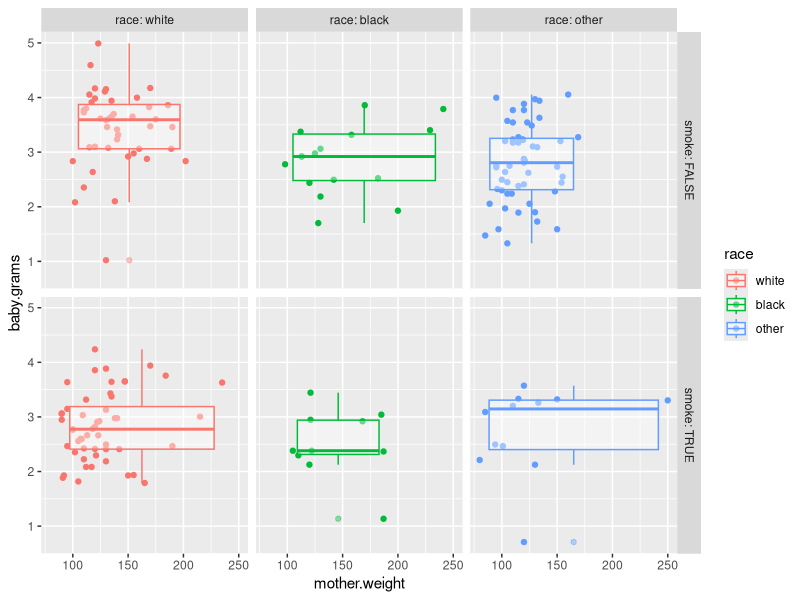
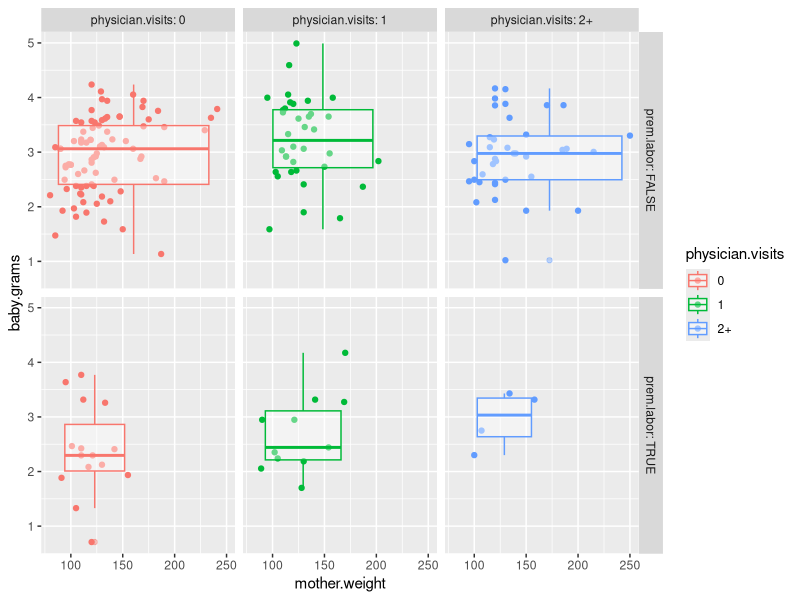
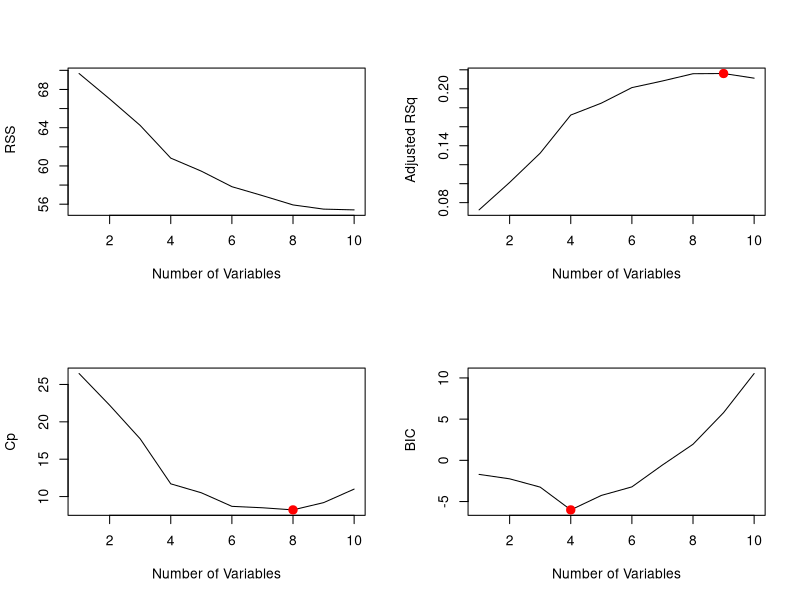
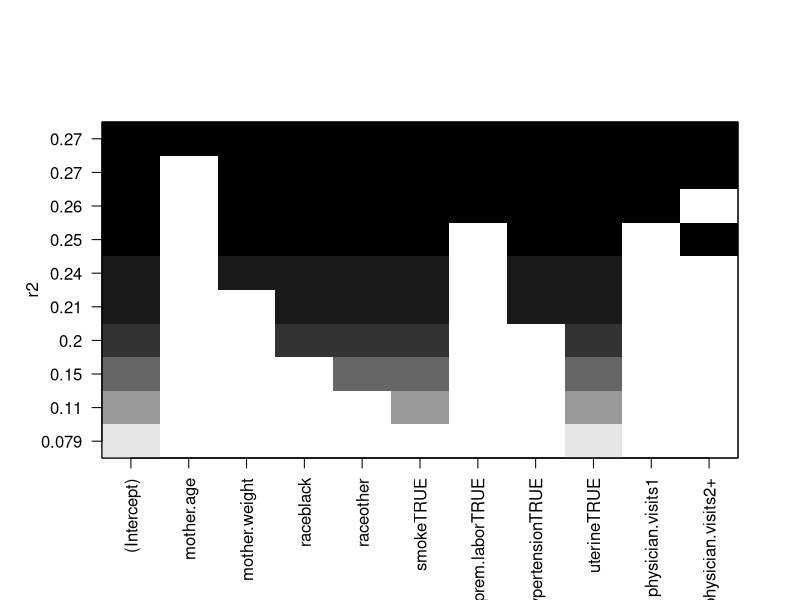
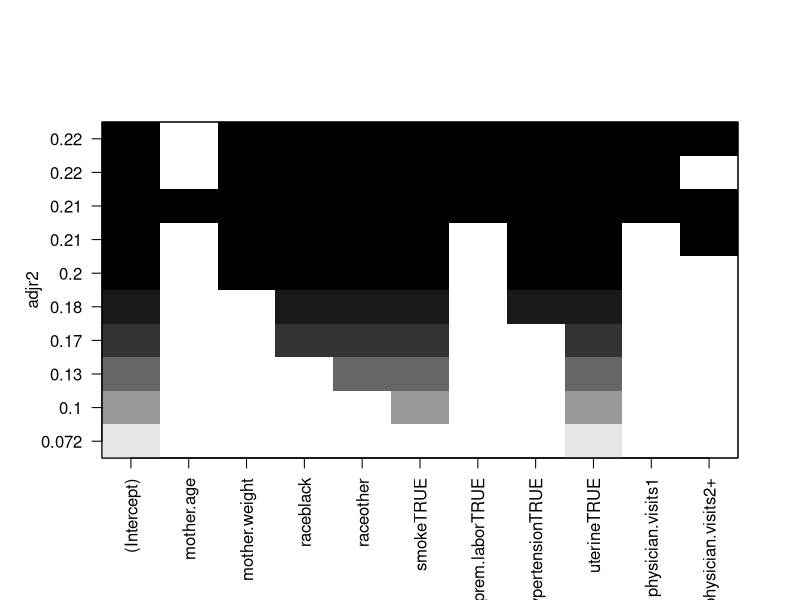
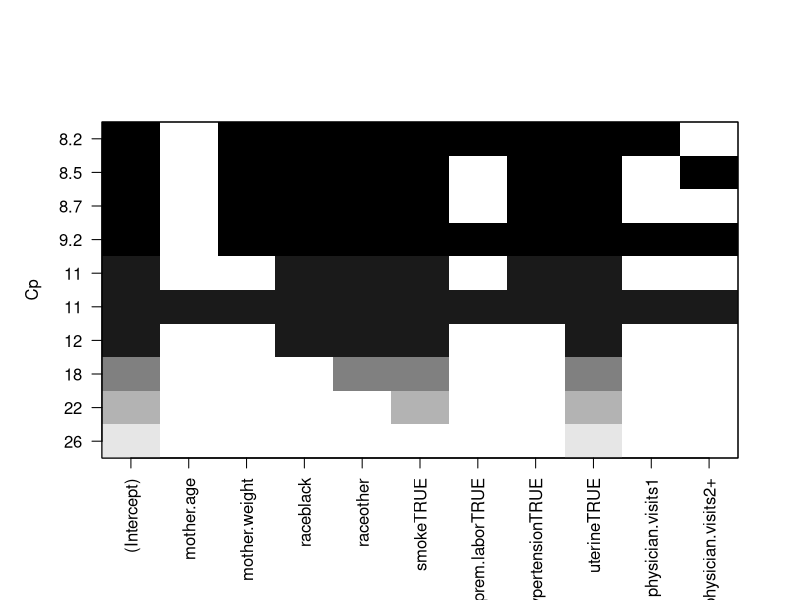
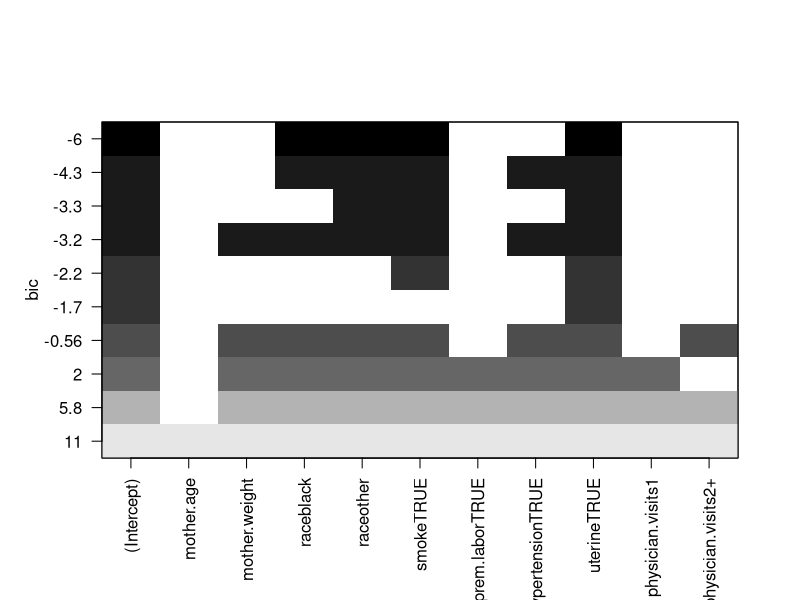
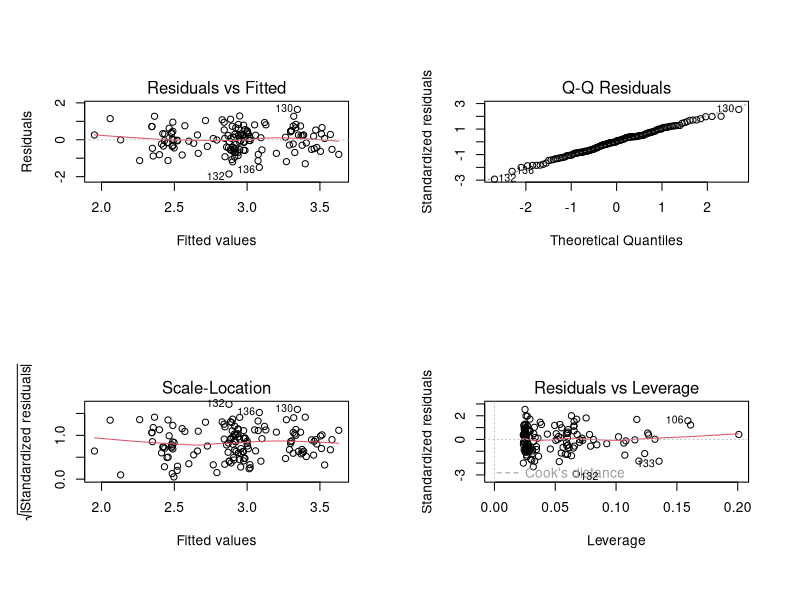

These charts were generated, in order, by the following R code: (Note: this script raises an error after producing the figures.)
## ---- chunk 1
library(MASS)
data(birthwt)
bwt.grams <- with(birthwt, {
  bwt <- bwt/1000
  race <- factor(race, labels = c("white", "black", "other"))
  ptd <- factor(ptl > 0)
  ftv <- factor(ftv)
  levels(ftv)[-(1:2)] <- "2+"
  data.frame(bwt, age, lwt, race, smoke = (smoke > 0),
             ptd, ht = (ht > 0), ui = (ui > 0), ftv)
})
colnames(bwt.grams) <- c("baby.grams", "mother.age", 
                       "mother.weight", "race",
                       "smoke", "prem.labor", 
                       "hypertension", "uterine",
                       "physician.visits")
summary(bwt.grams)
## ---- chunk 2
cor(bwt.grams[,1:3])
## ---- chunk 3
library(ggplot2)
bw <- ggplot(bwt.grams, aes(mother.weight, baby.grams, colour = race)) + geom_point()
bw + geom_boxplot(alpha = 0.4) + facet_grid(smoke ~ race, scales = "fixed", labeller = label_both)
## ---- chunk 4
bw <- ggplot(bwt.grams, aes(mother.weight, baby.grams, colour = physician.visits)) + geom_point()
bw + geom_boxplot(alpha = 0.4) + facet_grid(prem.labor ~ physician.visits, scales = "fixed", labeller = label_both)
## ---- chunk 5
set.seed(1)
train <- sample(1:nrow(bwt.grams), floor(0.75*nrow(bwt.grams)))
bwt.grams.train <- bwt.grams[train,]
bwt.grams.test <- bwt.grams[-train,]
## ---- chunk 6
library (leaps)
regfit.full=regsubsets(baby.grams~., bwt.grams.train, nvmax =19)
reg.summary = summary(regfit.full)
par(mfrow =c(2,2))
plot(reg.summary$rss ,xlab=" Number of Variables ",ylab=" RSS", type="l")
plot(reg.summary$adjr2 ,xlab =" Number of Variables ", ylab=" Adjusted RSq",type="l")
max.adjr2=which.max (reg.summary$adjr2)
max.adjr2
points (max.adjr2, reg.summary$adjr2[max.adjr2], col ="red",cex =2, pch =20)

plot(reg.summary$cp ,xlab =" Number of Variables ", ylab="Cp", type='l')
min.cp= which.min (reg.summary$cp )
min.cp
points (min.cp, reg.summary$cp[min.cp], col ="red",cex =2, pch =20)

min.bic = which.min(reg.summary$bic)
min.bic
plot(reg.summary$bic ,xlab=" Number of Variables ",ylab=" BIC", type='l')
points (min.bic, reg.summary$bic [min.bic], col =" red",cex =2, pch =20)

par(mfrow = c(1,1))
plot(regfit.full ,scale ="r2", cex.axis = 0.1, las = 1)
plot(regfit.full ,scale ="adjr2", cex.axis = 0.1, las = 1)
plot(regfit.full ,scale ="Cp", cex.axis = 0.1, las = 1)
plot(regfit.full ,scale ="bic", cex.axis = 0.1, las = 1)

coef(regfit.full, max.adjr2) 
coef(regfit.full, min.cp)
coef(regfit.full, min.bic)

#Linear regression with the predictors selected by best subset
lm.fit = lm( baby.grams~ mother.weight+race+smoke+hypertension+uterine, data=bwt.grams.train)
summary(lm.fit)
confint(lm.fit)
par(mfrow = c(2, 2))
plot(lm.fit)

lm.fit.res= predict(lm.fit, bwt.grams.test)
mean((lm.fit.res -bwt.grams.test$baby.grams)^2)
plot(bwt.grams.test$baby.grams,lm.fit.res)
abline (0,1)
## ---- chunk 7
library(glmnet)
##
bwt.x.train=model.matrix( baby.grams~., data=bwt.grams.train)[,-1]
bwt.y.train=bwt.grams.train$baby.grams

bwt.x.test=model.matrix( baby.grams~., data=bwt.grams.test)[,-1]
bwt.y.test=bwt.grams.test[,1]

grid.bwt =10^seq (-1,4, length =100)

# With alpha =0, glmnet computes the ridge

ridge =cv.glmnet(bwt.x.train,bwt.y.train,alpha =0, lambda =grid.bwt, nfolds=6)
plot(ridge)
ridge.opt = glmnet(bwt.x.train,bwt.y.train,alpha =0, lambda =ridge$lambda.min)
ridge.opt$beta
ridge.opt.res = predict(ridge.opt, s =ridge$lambda.min, newx=bwt.x.test)
mean((ridge.opt.res -bwt.y.test)^2)

# With alpha =1, glmnet computes the lasso
lasso =cv.glmnet(bwt.x.train,bwt.y.train,alpha =1, lambda =grid.bwt, nfolds=6)
lasso$lambda.min
plot(lasso)
lasso.opt = glmnet(bwt.x.train,bwt.y.train,alpha =1, lambda =lasso$lambda.min)
lasso.opt$beta
lasso.opt.res = predict(lasso.opt, s =lasso$lambda.min, newx=bwt.x.test)
mean((lasso.opt.res -bwt.y.test)^2)
## ---- chunk 8
#Create train and test
set.seed(1)
train <- sample(1:nrow(bwt.grams), floor(0.75*nrow(bwt.grams)))
bwt.grams.train <- bwt.grams[train,]
bwt.grams.test <- bwt.grams[-train,]

#Polynomial fit for best subset
poly.fit.1 = lm(baby.grams ~ hypertension + uterine + smoke + race + poly(mother.weight, 2), data = bwt.grams.train)
mean((predict.lm(poly.fit.1, bwt.grams.test) - bwt.grams.test[,1])^2)
plot(sort(predict.lm(poly.fit.1, bwt.grams.test)), bwt.grams.test[,1])
anova(poly.fit.1)
## ---- chunk 9
poly.fit.2 = lm(baby.grams ~ hypertension + uterine + smoke + race + poly(mother.weight, 3), data = bwt.grams.train)
mean((predict.lm(poly.fit.2, bwt.grams.test) - bwt.grams.test[,1])^2)

poly.fit.3 = lm(baby.grams ~ hypertension + uterine + smoke + race + poly(mother.weight, 4), data = bwt.grams.train)
mean((predict.lm(poly.fit.3, bwt.grams.test) - bwt.grams.test[,1])^2)

anova(poly.fit.1, poly.fit.2, poly.fit.3)
## ---- chunk 10
poly.fit.4 = lm(baby.grams ~ hypertension + uterine + poly(mother.age,2) + poly(mother.weight,3), data = bwt.grams.train)
mean((predict.lm(poly.fit.4, bwt.grams.test) - bwt.grams.test[,1])^2)

poly.fit.5 = lm(baby.grams ~ hypertension + uterine + smoke + prem.labor + poly(mother.age,2) + poly(mother.weight,3), data = bwt.grams.train)
mean((predict.lm(poly.fit.5, bwt.grams.test) - bwt.grams.test[,1])^2)

poly.fit.6 = lm(baby.grams ~ hypertension + uterine + smoke + prem.labor + poly(mother.age,2) + poly(mother.weight,9), data = bwt.grams.train)
mean((predict.lm(poly.fit.6, bwt.grams.test) - bwt.grams.test[,1])^2)
## ---- chunk 11
set.seed(1)
train <- sample(1:nrow(bwt.grams), floor(0.75*nrow(bwt.grams)))
bwt.grams.train <- bwt.grams[train,]
bwt.grams.test <- bwt.grams[-train,]
## ---- chunk 12
library(splines)
poly.fit = lm(baby.grams ~ hypertension + uterine + smoke + prem.labor + poly(mother.age, 2) + poly(mother.weight, 9), data=bwt.grams.train)
pred = predict.lm(poly.fit, bwt.grams.test)
mse = mean((pred - bwt.grams.test[,1])^2)
mse
## ---- chunk 13
max_df = 20
MSE = 9:(max_df)
for (k in 9:max_df){
    splines.fit = lm(baby.grams ~ hypertension + uterine + smoke + prem.labor 
                     + bs(mother.weight, df=k, degree=9) + poly(mother.age, 2), 
                     data=bwt.grams.train)
    pred = predict(splines.fit, bwt.grams.test)
    mse = mean((pred-bwt.grams.test$baby.grams)^2)
    MSE[k-8] = mse
}
plot(9:max_df, MSE, xlab='Degrees of freedom', 
     ylab='Test MSE', 
     main='Evolution of the test MSE with the number of degrees of freedom', 
     type='b')
abline(.3214657, 0, col='RED')
legend("topleft", c('Best poly model'), col=c('RED'), lty=c(1))
## ---- chunk 14
max_df = 20
MSE = 3:(max_df)
for (k in 3:max_df){
    splines.fit = lm(baby.grams ~ hypertension + uterine + smoke + prem.labor 
                  + ns(mother.weight, df=k) + poly(mother.age, 2), 
                  data=bwt.grams.train)
    pred = predict(splines.fit, bwt.grams.test)
    mse = mean((pred-bwt.grams.test$baby.grams)^2)
    MSE[k-2] = mse
}
plot(3:max_df, MSE, xlab='Degrees of freedom', ylab='Test MSE', 
     main='Evolution of the test MSE withs the number of degrees of freedom', 
     type='b', ylim=c(0.3,0.45))
abline(.3214657, 0, col='RED')
legend("topleft", c('Best poly model'), col=c('RED'), lty=c(1))
## ---- chunk 15
library(gam)
MSE = 4:18
for (k in 4:18){
    gam.fit = gam(baby.grams ~ prem.labor+uterine+ hypertension + smoke 
                  + s(mother.weight, k) + poly(mother.age, 2), data=bwt.grams.train)
    pred = predict(gam.fit, bwt.grams.test)
    mse = mean((pred-bwt.grams.test$baby.grams)^2)
    MSE[k-3] = mse
}
plot(4:18, MSE, type='b', main='Evolution of the MSE', xlab='Degrees of freedom')
## ---- chunk 16
best_poly = lm(baby.grams ~ hypertension + uterine + smoke + prem.labor 
               + poly(mother.age, 2) + poly(mother.weight, 9), data=bwt.grams.train)

best_splines = lm(baby.grams ~ hypertension + uterine + smoke + prem.labor 
                  + ns(mother.weight, df=14) + poly(mother.age, 2), data=bwt.grams.train)

anova(best_poly, best_splines)
## ---- chunk 17
library(MASS)
data(birthwt)
bwt <- with(birthwt, {
  race <- factor(race, labels = c("white", "black", "other"))
  ptd <- factor(ptl > 0)
  ftv <- factor(ftv)
  levels(ftv)[-(1:2)] <- "2+"
  data.frame(as.factor(low), age, lwt, race, smoke = (smoke > 0),
             ptd, ht = (ht > 0), ui = (ui > 0), ftv)
})
colnames(bwt) <- c("below.2500", "mother.age", 
                       "mother.weight", "race",
                       "smoke", "prem.labor", 
                       "hypertension", "uterine",
                       "physician.visits")
summary(bwt)
## ---- chunk 18
#Logistic regression with the predictors selected by best subset
log.fit = glm( below.2500~ mother.weight+race+smoke+hypertension+uterine, family = binomial, data=bwt[train, ])
summary(log.fit)
confint(log.fit)
par(mfrow = c(2, 2))
plot(log.fit)

pred.train <- predict(log.fit, type = "response")
low.train <- sapply(pred.train, function(x) {ifelse(x > 0.5, 1, 0)})
table(low.train, bwt$below.2500[train])
mean(low.train == bwt$below.2500[train])

pred.test <- predict(log.fit, newdata = bwt[-train, -1], type = "response")
low.test <- sapply(pred.test, function(x) {ifelse(x > 0.5, 1, 0)})
table(low.test, bwt$below.2500[-train])
mean(low.test == bwt$below.2500[-train])
